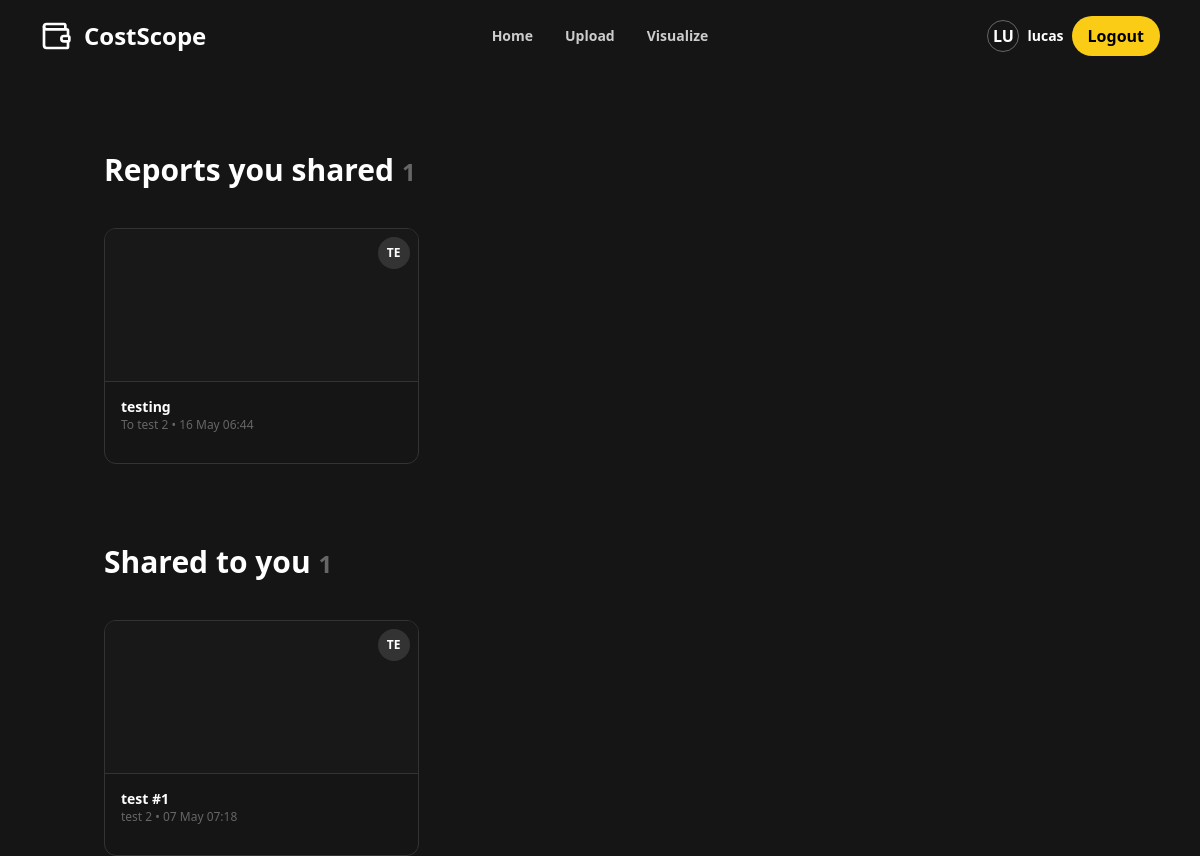
/shared-with-me (signed in), run on the app's committed database.
### app/models.py (models this page shows)
class User(db.Model, UserMixin):
    id = db.Column(db.Integer, primary_key=True)
    username = db.Column(db.String(80), unique=True, nullable=False)
    password_hash = db.Column(db.String(128), nullable=False)
    expenses = db.relationship('Expense', backref='user', lazy=True)

class SharedReport(db.Model):
    id = db.Column(db.Integer, primary_key=True)
    owner_id = db.Column(db.Integer, db.ForeignKey('user.id'), nullable=False)
    recipient_username = db.Column(db.String(100), nullable=False)
    report_title = db.Column(db.String(100), nullable=False)
    permission = db.Column(db.String(20), default='view')  # Can be 'view' or 'comment'
    timestamp = db.Column(db.DateTime, default=datetime.utcnow)
    owner = db.relationship('User', backref='shared_reports')

### app/routes.py (the view)
@main.route('/shared-with-me')
@login_required
def shared_with_me():
    received_reports = (
        SharedReport.query
        .filter_by(recipient_username=current_user.username)
        .order_by(SharedReport.timestamp.desc())
        .all()
    )
    sent_reports = (
        SharedReport.query
        .filter_by(owner_id=current_user.id)
        .order_by(SharedReport.timestamp.desc())
        .all()
    )
    return render_template(
        'shared_with_me.html',
        shared_reports=received_reports,
        sent_reports=sent_reports
    )

### app/__init__.py (called while the page is built)
def create_app(testing=False):
    app = Flask(__name__)
    app.config['SECRET_KEY'] = 'dev'
    if testing:
        app.config['TESTING'] = True
        app.config['SQLALCHEMY_DATABASE_URI'] = 'sqlite:///:memory:'
        app.config['WTF_CSRF_ENABLED'] = False  # Disable CSRF for form testing
    else:
        app.config['SQLALCHEMY_DATABASE_URI'] = 'sqlite:///studysync.db'
        app.config['WTF_CSRF_ENABLED'] = True
    db.init_app(app)
    migrate.init_app(app, db)
    login_manager.init_app(app)
    @login_manager.user_loader
    def load_user(user_id):
        return User.query.get(int(user_id))
    from .routes import main as main_blueprint
    app.register_blueprint(main_blueprint)
    return app

### app/templates/shared_with_me.html (shortened to what this page needs)
<!DOCTYPE html>
<html lang="en">
<head>
  <script src="https://cdn.tailwindcss.com"></script>
</head>
<body class="bg-[#151515] text-white min-h-screen">
  <header class="relative w-full px-10 py-4 flex justify-between items-center bg-[#151515] ">
    <div class="flex items-center gap-3">
      <i data-lucide="wallet" class="w-8 h-8 text-white"></i>
      <strong class="text-2xl font-bold text-white">CostScope</strong>
    </div>
    <nav class="absolute left-1/2 transform -translate-x-1/2 flex gap-8 text-sm font-semibold">
      <a href="{{ url_for('main.home') }}"
         class="{% if request.endpoint == 'main.home' %}text-white underline underline-offset-4{% else %}text-[#cccccc] hover:text-white transition{% endif %}">
        Home
      </a>
      <a href="{{ url_for('main.upload') }}"
         class="{% if request.endpoint == 'main.upload' %}text-white underline underline-offset-4{% else %}text-[#cccccc] hover:text-white transition{% endif %}">
        Upload
      </a>
      <a href="{{ url_for('main.visualise') }}"
         class="{% if request.endpoint == 'main.visualise' %}text-white underline underline-offset-4{% else %}text-[#cccccc] hover:text-white transition{% endif %}">
        Visualize
      </a>
    </nav>
    <div class="flex items-center gap-4">
      {% if current_user.is_authenticated %}
        <div class="flex items-center gap-2">
          <div class="w-8 h-8 rounded-full border border-[#666666] flex items-center justify-center font-bold text-white">
            {{ current_user.username[:2]|upper }}
          </div>
          <span class="text-sm font-semibold text-white">{{ current_user.username }}</span>
          <a href="{{ url_for('main.logout') }}"
             class="bg-yellow-400 hover:bg-yellow-500 text-black font-semibold px-4 py-2 rounded-full transition">
            Logout
          </a>
        </div>
      {% else %}
        <a href="{{ url_for('main.login') }}" class="text-sm text-white hover:underline">Login</a>
        <a href="{{ url_for('main.register') }}"
           class="bg-yellow-400 hover:bg-yellow-500 text-black font-semibold px-4 py-2 rounded-full transition">
          Sign Up
        </a>
      {% endif %}
    </div>
  </header>
  <div class="flex justify-center">
    <div class="max-w-5xl w-full px-4 space-y-16">
      <div class="mt-20">
        <h2 class="text-3xl font-semibold mb-10">
          Reports you shared
          <span class="text-[#666666] text-2xl">{{ sent_reports|length }}</span>
        </h2>
        <div class="grid grid-cols-3 gap-6">
          {% for report in sent_reports %}
          <a href="{{ url_for('main.view_shared_report', report_id=report.id) }}"
             class="relative border border-[#333333] rounded-xl aspect-[4/3] flex flex-col justify-end hover:border-[#444] cursor-pointer overflow-hidden group">
            <div class="absolute top-0 left-0 w-full h-[65%] bg-[#181818]"></div>
            <span class="absolute top-2 right-2 w-8 h-8 rounded-full bg-[#333333]
             flex items-center justify-center text-xs font-semibold group-hover:bg-[#444]">
              {{ report.recipient_username[:2]|upper }}
            </span>
            <div class="absolute top-[65%] left-0 w-full h-px bg-[#333333]"></div>
            <div class="absolute top-[65%] left-0 w-full p-4">
              <div class="text-sm font-semibold truncate">{{ report.report_title|lower }}</div>
              <div class="text-xs text-[#666666]">
                To {{ report.recipient_username }} •
                {{ report.timestamp.strftime('%d %b %H:%M') }}
              </div>
            </div>
          </a>
          {% endfor %}
          {% if sent_reports|length % 3 != 0 %}
            {% for _ in range(3 - (sent_reports|length) % 3) %}
              <div class="border border-transparent aspect-[4/3]"></div>
            {% endfor %}
          {% endif %}
        </div>
      </div>
    </div>
  </div>
  <div class=" flex justify-center">
    <div class="max-w-5xl w-full px-4 space-y-16">
      <div class="mt-20">
        <h2 class="text-3xl font-semibold mb-10">
          Shared to you
          <span class="text-[#666666] text-2xl">{{ shared_reports|length }}</span>
        </h2>
        <div class="grid grid-cols-3 gap-6">
          {% for report in shared_reports %}
          <a href="{{ url_for('main.view_shared_report', report_id=report.id) }}"
             class="relative border border-[#333333] rounded-xl aspect-[4/3] flex flex-col justify-end hover:border-[#444] cursor-pointer overflow-hidden group">
            <div class="absolute top-0 left-0 w-full h-[65%] bg-[#181818]"></div>
            <span class="absolute top-2 right-2 w-8 h-8 rounded-full bg-[#333333]
             flex items-center justify-center text-xs font-semibold group-hover:bg-[#444]">
              {{ report.owner.username[:2]|upper }}
            </span>
            <div class="absolute top-[65%] left-0 w-full h-px bg-[#333333]"></div>
            <div class="absolute top-[65%] left-0 w-full p-4">
              <div class="text-sm font-semibold truncate">{{ report.report_title|lower }}</div>
              <div class="text-xs text-[#666666]">
                {{ report.owner.username }} •
                {{ report.timestamp.strftime('%d %b %H:%M') }}
              </div>
            </div>
          </a>
          {% endfor %}
          {% if shared_reports|length % 3 != 0 %}
            {% for _ in range(3 - (shared_reports|length) % 3) %}
              <div class="border border-transparent aspect-[4/3]"></div>
            {% endfor %}
          {% endif %}
        </div>
      </div>
    </div>
  </div>
</body>
</html>

### data on the page
User: username "LU", username "lucas"
SharedReport: recipient_username "TE", report_title "testing", recipient_username "test 2", timestamp "16 May 06:44"
SharedReport: owner "TE", report_title "test #1", owner.username "test 2", timestamp "07 May 07:18"

### other printed values
{{ sent_reports|length }} "1"
{{ shared_reports|length }} "1"
